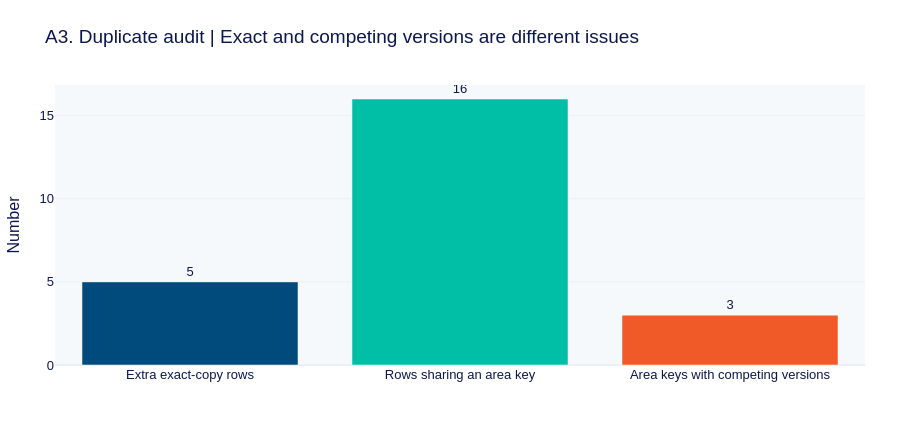

Notebook source saved alongside this figure:
### Markdown cell above
## 4. AUDIT C: Duplicate records

**Two distinct problems:**

1. **Exact duplicates:** Every field matches an earlier row. The extra copy can usually be removed after checking import history.
2. **Competing versions:** The *same* region and service-area ID appears more than once but some fields differ. You need a documented source/version rule, not an arbitrary `drop_duplicates()` call.

**Our synthetic rule:** Remove exact copies first. For competing versions, keep the latest `recorded_at` entry. In a real epidemiological study, verify that date and provenance reflect authoritative updates before choosing a record.

### Code cell
KEYS = ['region_id','service_area_id']
exact_duplicate_count = int(work.duplicated().sum())
key_duplicate_count = int(work.duplicated(subset=KEYS,keep=False).sum())
conflict_keys = (work.drop_duplicates()
                   .groupby(KEYS, dropna=False).size().gt(1).sum())
qc_dup = pd.DataFrame({'check':['Extra exact-copy rows','Rows sharing an area key','Area keys with competing versions'],
                       'count':[exact_duplicate_count,key_duplicate_count,int(conflict_keys)]})
fig=px.bar(qc_dup, x='check', y='count', color='check',
           color_discrete_sequence=COLORS, text='count',
           title='A3. Duplicate audit | Exact and competing versions are different issues')
fig.update_traces(textposition='outside',hovertemplate='%{x}<br>%{y} flagged<extra></extra>')
fig.update_layout(showlegend=False, height=430, xaxis_title='', yaxis_title='Number')
fig.show()
print(f'Exact extra copies = {exact_duplicate_count}. Area IDs with competing versions = {int(conflict_keys)}.')
print('ACTION: Keep the raw snapshot, remove exact copies, then resolve competing versions by recorded date.')

### Figure 1 — Plotly figure (JSON) as saved in the notebook; plotly's stock layout.template omitted (floating-point values rounded to 4 significant figures)
{"data": [{"hovertemplate": "%{x}<br>%{y} flagged<extra></extra>", "legendgroup": "Extra exact-copy rows", "marker": {"color": "#004A7C", "pattern": {"shape": ""}}, "name": "Extra exact-copy rows", "orientation": "v", "showlegend": true, "text": [5.0], "textposition": "outside", "type": "bar", "x": ["Extra exact-copy rows"], "xaxis": "x", "y": [5], "yaxis": "y"}, {"hovertemplate": "%{x}<br>%{y} flagged<extra></extra>", "legendgroup": "Rows sharing an area key", "marker": {"color": "#00BFA6", "pattern": {"shape": ""}}, "name": "Rows sharing an area key", "orientation": "v", "showlegend": true, "text": [16.0], "textposition": "outside", "type": "bar", "x": ["Rows sharing an area key"], "xaxis": "x", "y": [16], "yaxis": "y"}, {"hovertemplate": "%{x}<br>%{y} flagged<extra></extra>", "legendgroup": "Area keys with competing versions", "marker": {"color": "#F05A28", "pattern": {"shape": ""}}, "name": "Area keys with competing versions", "orientation": "v", "showlegend": true, "text": [3.0], "textposition": "outside", "type": "bar", "x": ["Area keys with competing versions"], "xaxis": "x", "y": [3], "yaxis": "y"}], "layout": {"barmode": "relative", "height": 430, "legend": {"title": {"text": "check"}, "tracegroupgap": 0}, "showlegend": false, "title": {"text": "A3. Duplicate audit | Exact and competing versions are different issues"}, "xaxis": {"anchor": "y", "categoryarray": ["Extra exact-copy rows", "Rows sharing an area key", "Area keys with competing versions"], "categoryorder": "array", "domain": [0.0, 1.0], "title": {"text": ""}}, "yaxis": {"anchor": "x", "domain": [0.0, 1.0], "title": {"text": "Number"}}}}
